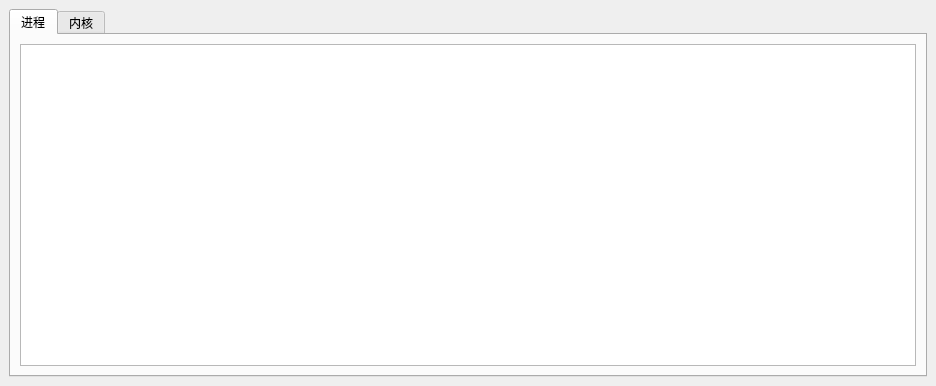
<?xml version="1.0" encoding="UTF-8"?>
<ui version="4.0">
 <class>MainWindow</class>
 <widget class="QMainWindow" name="MainWindow">
  <property name="geometry">
   <rect>
    <x>0</x>
    <y>0</y>
    <width>936</width>
    <height>386</height>
   </rect>
  </property>
  <property name="windowTitle">
   <string>MyHunter</string>
  </property>
  <widget class="QWidget" name="centralwidget">
   <layout class="QGridLayout" name="gridLayout">
    <item row="0" column="0">
     <widget class="QTabWidget" name="tabWidgetMain">
      <property name="currentIndex">
       <number>0</number>
      </property>
      <widget class="QWidget" name="tab_2">
       <attribute name="title">
        <string>进程</string>
       </attribute>
       <layout class="QGridLayout" name="gridLayout_4">
        <item row="0" column="0">
         <widget class="QTableView" name="tableViewProcess">
          <property name="editTriggers">
           <set>QAbstractItemView::NoEditTriggers</set>
          </property>
          <property name="selectionMode">
           <enum>QAbstractItemView::SingleSelection</enum>
          </property>
          <property name="selectionBehavior">
           <enum>QAbstractItemView::SelectRows</enum>
          </property>
         </widget>
        </item>
       </layout>
      </widget>
      <widget class="QWidget" name="tab_1">
       <attribute name="title">
        <string>内核</string>
       </attribute>
       <layout class="QGridLayout" name="gridLayout_2">
        <item row="0" column="0">
         <widget class="QTabWidget" name="tabWidgetKernel">
          <property name="currentIndex">
           <number>0</number>
          </property>
          <widget class="QWidget" name="tab_3">
           <attribute name="title">
            <string>GDT</string>
           </attribute>
           <layout class="QGridLayout" name="gridLayout_3">
            <item row="0" column="0">
             <widget class="QTableView" name="tableViewGDT">
              <property name="editTriggers">
               <set>QAbstractItemView::NoEditTriggers</set>
              </property>
              <property name="selectionMode">
               <enum>QAbstractItemView::SingleSelection</enum>
              </property>
              <property name="selectionBehavior">
               <enum>QAbstractItemView::SelectRows</enum>
              </property>
              <attribute name="verticalHeaderVisible">
               <bool>false</bool>
              </attribute>
             </widget>
            </item>
           </layout>
          </widget>
          <widget class="QWidget" name="tab_4">
           <attribute name="title">
            <string>IDT</string>
           </attribute>
           <layout class="QGridLayout" name="gridLayout_5">
            <item row="0" column="0">
             <widget class="QTableView" name="tableViewIDT">
              <property name="editTriggers">
               <set>QAbstractItemView::NoEditTriggers</set>
              </property>
              <property name="selectionMode">
               <enum>QAbstractItemView::SingleSelection</enum>
              </property>
              <property name="selectionBehavior">
               <enum>QAbstractItemView::SelectRows</enum>
              </property>
             </widget>
            </item>
           </layout>
          </widget>
          <widget class="QWidget" name="tab_5">
           <attribute name="title">
            <string>SSDT</string>
           </attribute>
           <layout class="QGridLayout" name="gridLayout_6">
            <item row="0" column="0">
             <widget class="QTableView" name="tableViewSSDT">
              <property name="editTriggers">
               <set>QAbstractItemView::NoEditTriggers</set>
              </property>
              <property name="selectionMode">
               <enum>QAbstractItemView::SingleSelection</enum>
              </property>
              <property name="selectionBehavior">
               <enum>QAbstractItemView::SelectRows</enum>
              </property>
             </widget>
            </item>
           </layout>
          </widget>
          <widget class="QWidget" name="tab_6">
           <attribute name="title">
            <string>ShadowSSDT</string>
           </attribute>
           <layout class="QGridLayout" name="gridLayout_7">
            <item row="0" column="0">
             <widget class="QTableView" name="tableViewShadowSSDT">
              <property name="editTriggers">
               <set>QAbstractItemView::NoEditTriggers</set>
              </property>
              <property name="selectionMode">
               <enum>QAbstractItemView::SingleSelection</enum>
              </property>
              <property name="selectionBehavior">
               <enum>QAbstractItemView::SelectRows</enum>
              </property>
             </widget>
            </item>
           </layout>
          </widget>
          <widget class="QWidget" name="tab_7">
           <attribute name="title">
            <string>驱动模块</string>
           </attribute>
           <layout class="QGridLayout" name="gridLayout_8">
            <item row="0" column="0">
             <widget class="QTableView" name="tableViewDirverModule">
              <property name="editTriggers">
               <set>QAbstractItemView::NoEditTriggers</set>
              </property>
              <property name="selectionMode">
               <enum>QAbstractItemView::SingleSelection</enum>
              </property>
              <property name="selectionBehavior">
               <enum>QAbstractItemView::SelectRows</enum>
              </property>
             </widget>
            </item>
           </layout>
          </widget>
         </widget>
        </item>
       </layout>
      </widget>
     </widget>
    </item>
   </layout>
  </widget>
 </widget>
 <resources/>
 <connections/>
</ui>
